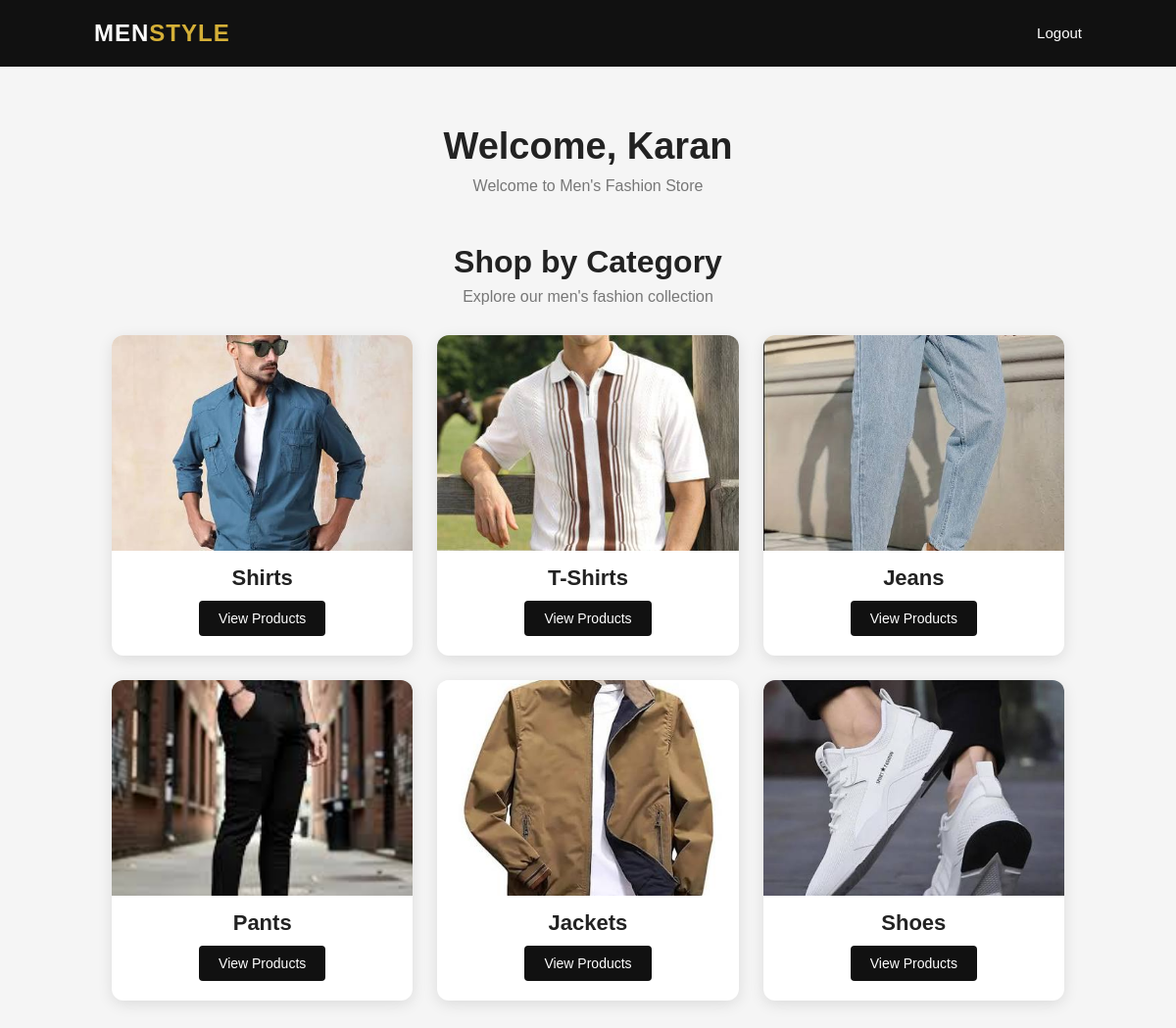
The app's page / (signed in) with its own data.
### store/models.py (models this page shows, shortened)
class Category(models.Model):
    name = models.CharField(max_length=100)
    image = models.ImageField(
        upload_to='categories/',
        blank=True,
        null=True
    )

### store/views.py (the view)
# urls.py: path('', views.home, name='home'),
def home(request):
    categories = Category.objects.all()
    return render(
        request,
        'store/home.html',
        {
            'categories': categories
        }
    )

### store/templates/store/home.html (shortened to what this page needs)
{% load static %}
<!doctype html>
<html lang="en">
  <head>
  </head>
  <body>
    <header class="header">
      <div class="logo">MEN<span>STYLE</span></div>
      <nav>
        {% if user.is_authenticated %}
        <a href="{% url 'logout' %}"> Logout </a>
        {% else %}
        <a href="{% url 'login' %}"> Login </a>
        <a href="{% url 'register' %}"> Register </a>
        {% endif %}
      </nav>
    </header>
    <main class="home-container">
      {% if user.is_authenticated %}
      <h1>Welcome, {{ user.username }}</h1>
      <p class="welcome">Welcome to Men's Fashion Store</p>
      {% else %}
      <h1>Men's Fashion Store</h1>
      <p class="welcome">Discover your style.</p>
      {% endif %}
      <section class="category-section">
        <h2>Shop by Category</h2>
        <p class="category-subtitle">
          Explore our men's fashion collection
        </p>
        <div class="category-grid">
          {% for category in categories %}
          <div class="category-card">
            {% if category.name == "Shirts" %}
            <img
              src="{% static 'images/categories/Shirts.jpeg' %}"
              alt="Shirts"
            />
            {% elif category.name == "T-Shirts" %}
            <img
              src="{% static 'images/categories/T-Shirts.jpeg' %}"
              alt="T-Shirts"
            />
            {% elif category.name == "Jeans" %}
            <img
              src="{% static 'images/categories/Jeans.jpeg' %}"
              alt="Jeans"
            />
            {% elif category.name == "Pants" %}
            <img
              src="{% static 'images/categories/Pants.jpeg' %}"
              alt="Pants"
            />
            {% elif category.name == "Jackets" %}
            <img
              src="{% static 'images/categories/Jackets.jpeg' %}"
              alt="Jackets"
            />
            {% elif category.name == "Shoes" %}
            <img
              src="{% static 'images/categories/Shoes.jpeg' %}"
              alt="Jackets"
            />
            {% endif %}
            <h3>{{ category.name }}</h3>
            <a href="{% url 'category_products' category.id %}">
              View Products
            </a>
          </div>
          {% empty %}
          <p>No categories available.</p>
          {% endfor %}
        </div>
      </section>
    </main>
  </body>
</html>

### store/templates/store/home.html (style rules this page uses)
* { margin: 0; padding: 0; box-sizing: border-box; }
body { font-family: Arial, Helvetica, sans-serif; background: #f5f5f5; color: #222; }
.header { width: 100%; background: #111; color: white; padding: 20px 8%; display: flex; justify-content: space-between; align-items: center; }
.logo { font-size: 24px; font-weight: bold; letter-spacing: 1px; }
.logo span { color: #d4af37; }
.header a { color: white; text-decoration: none; margin-left: 25px; font-size: 15px; }
.home-container { width: 90%; max-width: 1100px; margin: 60px auto; text-align: center; }
.home-container h1 { font-size: 38px; margin-bottom: 10px; }
.home-container .welcome { color: #777; margin-bottom: 40px; }
.category-section { width: 90%; max-width: 1100px; margin: 50px auto; text-align: center; }
.category-section h2 { font-size: 32px; margin-bottom: 8px; }
.category-subtitle { color: #777; margin-bottom: 30px; }
.category-grid { display: grid; grid-template-columns: repeat(3, 1fr); gap: 25px; margin-top: 30px; }
.category-card { background: white; border-radius: 12px; overflow: hidden; text-align: center; box-shadow: 0 4px 15px rgba(0, 0, 0, 0.1); transition: 0.3s; }
.category-card img { width: 100%; height: 220px; object-fit: cover; display: block; }
.category-card h3 { font-size: 22px; margin: 15px 0 10px; }
.category-card a { display: inline-block; margin-bottom: 20px; padding: 10px 20px; background: #111; color: white; text-decoration: none; border-radius: 4px; font-size: 14px; }

### records on screen
Category: name "Shirts"
Category: name "T-Shirts"
Category: name "Jeans"
Category: name "Pants"
Category: name "Jackets"
Category: name "Shoes"

### other values on screen
{{ user.username }} "Karan"
